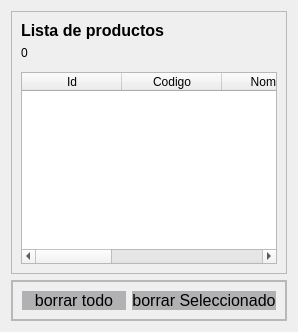
            <widget class="QWidget" name="page_2">
             <layout class="QVBoxLayout" name="verticalLayout_13">
              <item>
               <widget class="QFrame" name="frame_29">
                <property name="frameShape">
                 <enum>QFrame::StyledPanel</enum>
                </property>
                <property name="frameShadow">
                 <enum>QFrame::Raised</enum>
                </property>
                <layout class="QVBoxLayout" name="verticalLayout_14">
                 <item>
                  <widget class="QLabel" name="label_15">
                   <property name="font">
                    <font>
                     <pointsize>12</pointsize>
                     <bold>true</bold>
                    </font>
                   </property>
                   <property name="text">
                    <string>Lista de productos</string>
                   </property>
                  </widget>
                 </item>
                 <item>
                  <widget class="QLabel" name="label">
                   <property name="maximumSize">
                    <size>
                     <width>16777215</width>
                     <height>29</height>
                    </size>
                   </property>
                   <property name="text">
                    <string>0</string>
                   </property>
                  </widget>
                 </item>
                 <item>
                  <widget class="QLabel" name="label_7">
                   <property name="maximumSize">
                    <size>
                     <width>16777215</width>
                     <height>0</height>
                    </size>
                   </property>
                   <property name="text">
                    <string>TextLabel</string>
                   </property>
                  </widget>
                 </item>
                 <item>
                  <widget class="QTableWidget" name="tabla_venta">
                   <column>
                    <property name="text">
                     <string>Id</string>
                    </property>
                   </column>
                   <column>
                    <property name="text">
                     <string>Codigo</string>
                    </property>
                   </column>
                   <column>
                    <property name="text">
                     <string>Nombre</string>
                    </property>
                   </column>
                   <column>
                    <property name="text">
                     <string>Categoria</string>
                    </property>
                   </column>
                   <column>
                    <property name="text">
                     <string>Precio</string>
                    </property>
                   </column>
                   <column>
                    <property name="text">
                     <string>Cantidad</string>
                    </property>
                   </column>
                  </widget>
                 </item>
                </layout>
               </widget>
              </item>
              <item>
               <widget class="QFrame" name="frame_30">
                <property name="styleSheet">
                 <string notr="true">QPushButton{
border-radius:10px;
	background-color: rgb(177, 177, 179);
}
QPushButton:hover{
border-radius:10px;
	background-color: rgb(233, 207, 255);
}
</string>
                </property>
                <property name="frameShape">
                 <enum>QFrame::StyledPanel</enum>
                </property>
                <property name="frameShadow">
                 <enum>QFrame::Raised</enum>
                </property>
                <layout class="QHBoxLayout" name="horizontalLayout_18">
                 <property name="spacing">
                  <number>0</number>
                 </property>
                 <property name="leftMargin">
                  <number>0</number>
                 </property>
                 <property name="topMargin">
                  <number>0</number>
                 </property>
                 <property name="rightMargin">
                  <number>0</number>
                 </property>
                 <property name="bottomMargin">
                  <number>0</number>
                 </property>
                 <item>
                  <widget class="QFrame" name="borrar_ultimo">
                   <property name="frameShape">
                    <enum>QFrame::StyledPanel</enum>
                   </property>
                   <property name="frameShadow">
                    <enum>QFrame::Raised</enum>
                   </property>
                   <layout class="QHBoxLayout" name="horizontalLayout_19">
                    <item>
                     <widget class="QPushButton" name="borrar_todo">
                      <property name="maximumSize">
                       <size>
                        <width>16777215</width>
                        <height>90</height>
                       </size>
                      </property>
                      <property name="font">
                       <font>
                        <pointsize>12</pointsize>
                       </font>
                      </property>
                      <property name="text">
                       <string>borrar todo</string>
                      </property>
                     </widget>
                    </item>
                    <item>
                     <widget class="QPushButton" name="borrar_ultimo_2">
                      <property name="maximumSize">
                       <size>
                        <width>16777215</width>
                        <height>70</height>
                       </size>
                      </property>
                      <property name="font">
                       <font>
                        <pointsize>12</pointsize>
                       </font>
                      </property>
                      <property name="text">
                       <string>borrar Seleccionado</string>
                      </property>
                     </widget>
                    </item>
                   </layout>
                  </widget>
                 </item>
                </layout>
               </widget>
              </item>
             </layout>
            </widget>
